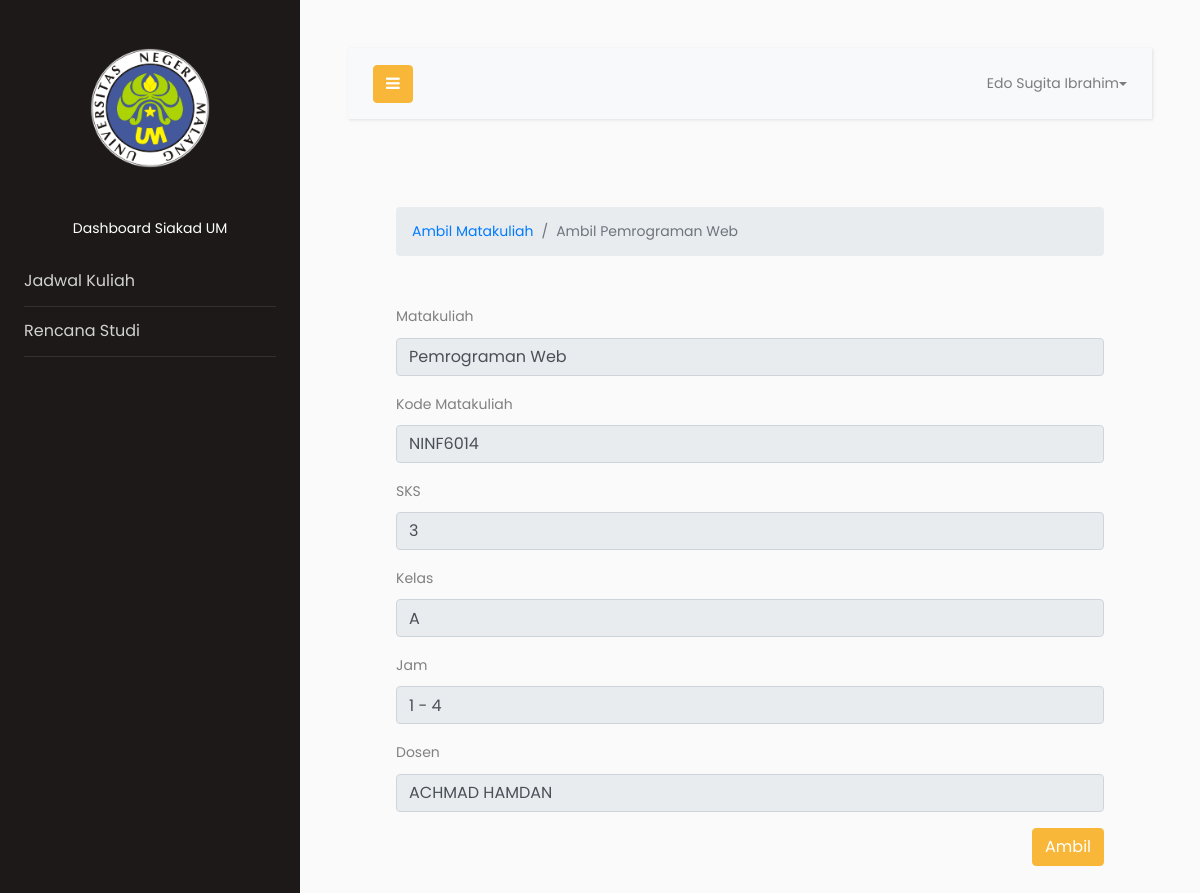
Page /ambil.php?id=1dosen=ACHMAD HAMDAN (signed in) on the committed database.
### tables this page shows
CREATE TABLE `mahasiswa` (
  `nim` int(11) NOT NULL,
  `nama` varchar(50) NOT NULL,
  `prodi` varchar(50) NOT NULL,
  `fakultas` varchar(50) NOT NULL,
  `angkatan` int(11) NOT NULL,
  `alamat` varchar(50) NOT NULL,
  `email` varchar(255) NOT NULL,
  `password` varchar(255) NOT NULL,
  `picture` varchar(255) DEFAULT NULL
);

CREATE TABLE `matakuliah` (
  `id_matkul` int(11) NOT NULL,
  `nama_matkul` varchar(50) NOT NULL,
  `kode_matkul` varchar(50) NOT NULL,
  `sks` int(11) NOT NULL,
  `scpl` varchar(255) NOT NULL,
  `cpmk` text NOT NULL,
  `deskripsi` text DEFAULT NULL,
  `kelas` varchar(50) NOT NULL,
  `offr` varchar(11) NOT NULL,
  `angkatan` int(11) NOT NULL,
  `jam` varchar(50) NOT NULL,
  `hari` varchar(50) NOT NULL,
  `ruangan` varchar(255) NOT NULL,
  `id_dosen` int(11) NOT NULL
);

CREATE TABLE `dosen` (
  `id_dosen` int(11) NOT NULL,
  `nama` varchar(50) NOT NULL
);

### ambil.php (the view, shortened to what this page needs)
<?php
require_once 'proses.php';
$id = !empty($_GET['id']) ? $_GET['id'] : '';
$data = mysqli_query($conn, "SELECT m.id_matkul, m.kode_matkul, m.nama_matkul, m.sks, m.kelas, m.jam, m.offr, d.id_dosen, d.nama
                                FROM matakuliah m
                                    JOIN dosen d ON m.id_dosen = d.id_dosen
                                        WHERE id_matkul = '$id'");
$matkul = mysqli_fetch_assoc($data);
require_once 'navbar.php';
?>
<main>
    <div class="conainer">
        <div class="col-md-12 p-4 p-md-5">
            <nav aria-label="breadcrumb">
                <ol class="breadcrumb">
                    <li class="breadcrumb-item active" aria-current="page"><a class="color" href="tambah.php">Ambil Matakuliah</a></li>
                    <li class="breadcrumb-item active" aria-current="page">Ambil <?= $matkul['nama_matkul'] ?></li>
                </ol>
            </nav>
            <div class="form mt-5">
                <form action="proses.php" method="post">
                    <div class="form-group">
                        <label for="matkul">Matakuliah</label>
                        <input type="text" class="form-control" id="matkul" value="<?= $matkul['nama_matkul'] ?>" disabled>
                    </div>
                    <div class="form-group">
                        <label for="matkul">Kode Matakuliah</label>
                        <input type="text" class="form-control" id="kodematkul" name="kodematkul" value="<?= $matkul['kode_matkul'] ?>" disabled>
                    </div>
                    <div class="form-group">
                        <label for="matkul">SKS</label>
                        <input type="text" class="form-control" id="sks" name="sks" value="<?= $matkul['sks'] ?>" disabled>
                    </div>
                    <div class="form-group">
                        <label for="matkul">Kelas</label>
                        <input type="text" class="form-control" id="kelas" name="kelas" value="<?= $matkul['kelas'] ?>" disabled>
                    </div>
                    <div class="form-group">
                        <label for="matkul">Jam</label>
                        <input type="text" class="form-control" id="jam" name="jam" value="<?= $matkul['jam'] ?>" disabled>
                    </div>
                    <div class="form-group">
                        <label for="matkul">Dosen</label>
                        <input type="text" class="form-control" id="dosen" name="dosen" value="<?= $matkul['nama'] ?>" disabled>
                    </div>
                    <button type="submit" onclick="return confirm('Yakin ingin menambahkan <?= $matkul['nama_matkul']; ?>');" class="btn btn-primary float-right" name="ambil">Ambil</button>
                </form>
            </div>
        </div>
    </div>
</main>
<?php require_once 'footer.php' ?>

### navbar.php (shortened to what this page needs)
<?php
require_once 'proses.php';
$email = isset($_SESSION['email']) ? $_SESSION['email'] : '';
$result = mysqli_query($conn, "SELECT * FROM mahasiswa WHERE email = '$email'");
$row = mysqli_fetch_assoc($result);
?>
<!DOCTYPE html>
<html lang="en">
<head>
    <link rel="stylesheet" href="css/bootstrap.css">
    <link rel="stylesheet" href="https://stackpath.bootstrapcdn.com/font-awesome/4.7.0/css/font-awesome.min.css">
    <link rel="stylesheet" href="css/nav.css">
    <link rel="stylesheet" href="css/style.css">
</head>
<body>
    <div class="wrapper d-flex align-items-stretch">
        <nav id="sidebar">
            <div class="p-4 pt-5">
                <a href="home.php" class="img logo rounded-circle mb-5" style="background-image: url(img/logo.png);"></a>
                <center>
                    <p>Dashboard Siakad UM</p>
                </center>
                <ul class="list-unstyled components mb-5">
                    <li>
                        <a href="jadwal.php">Jadwal Kuliah</a>
                    </li>
                    <li>
                        <a href="rencanastudi.php">Rencana Studi</a>
                    </li>
                </ul>
            </div>
        </nav>
        <div id="content" class="p-4 p-md-5">
            <nav class="navbar navbar-expand-lg navbar-light bg-light">
                <div class="container-fluid">
                    <button type="button" id="sidebarCollapse" class="btn btn-primary">
                        <i class="fa fa-bars"></i>
                    </button>
                    <ul class="nav navbar-nav ml-auto">
                        <li class="nav-item dropdown">
                            <a class="nav-link dropdown-toggle" href="#" id="navbarDropdown" role="button" data-toggle="dropdown" aria-haspopup="true" aria-expanded="false">
                                <?= $row['nama']; ?>
                            </a>
                        </li>
                    </ul>
                </div>
            </nav>

### rows in the picture
mahasiswa: nama "Edo Sugita Ibrahim"
matakuliah: nama_matkul "Pemrograman Web", kodematkul "NINF6014", sks "3", kelas "A", jam "1 - 4", dosen "ACHMAD HAMDAN"
